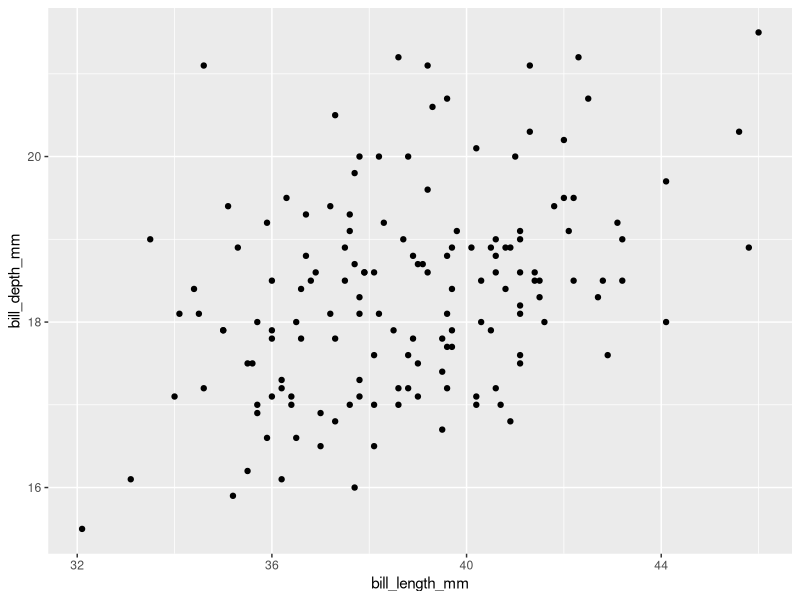
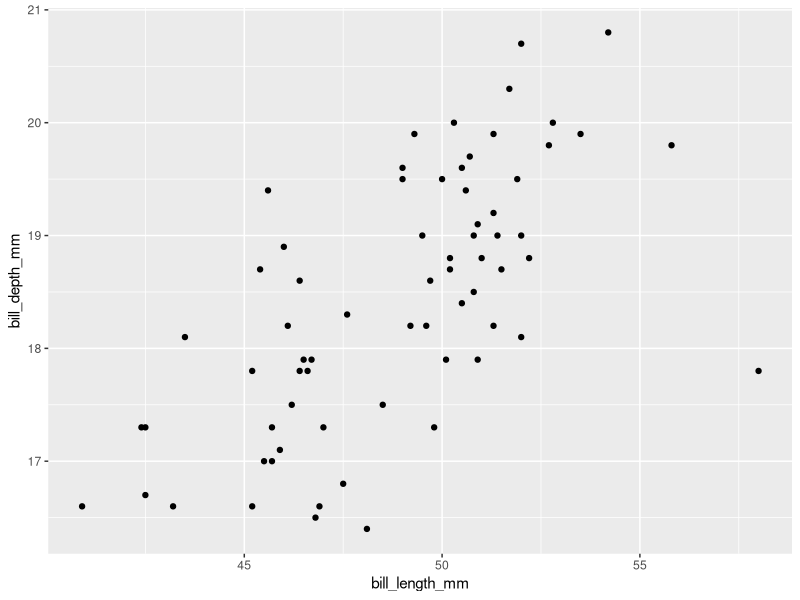
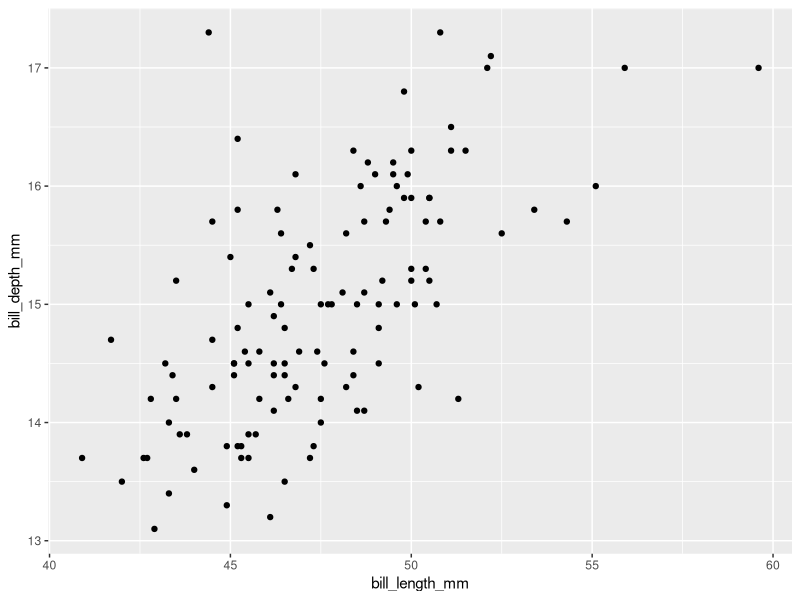

Recreate these plots in R, in order. (Note: this script raises an error after producing the figures.)
## ---- chunk 1
library(tidyverse)
library(palmerpenguins)
library(here)
## ---- chunk 2
bill_size <- NA
for (i in 1:nrow(penguins)) {
  bill_size[i] <- penguins$bill_length_mm[i] * penguins$bill_depth_mm[i]
}
## ---- chunk 3
for (i in month.name) {
  print(paste0(i, " has ", str_length(i), " letters."))
}
## ---- chunk 4
library(purrr)
## ---- chunk 5
map(select(penguins, ends_with("_mm")), ~ mean(.x, na.rm = TRUE))
## ---- chunk 6
map_dbl(select(penguins, ends_with("_mm")), ~ mean(.x, na.rm = TRUE))
map_chr(select(penguins, ends_with("_mm")), ~ mean(.x, na.rm = TRUE))
## ---- chunk 7
penguins |>
  split(penguins$species) |>
  map(~ lm(bill_length_mm ~ bill_depth_mm, data = .x))
## ---- chunk 8
penguins |>
  split(penguins$species) |>
  map(~ ggplot(.x, aes(bill_length_mm, bill_depth_mm)) + geom_point())
## ---- chunk 9
species_list <- penguins |> 
  split(penguins$species)
write_csv(species_list$Adelie, here("data/adelie_penguin_data.csv"))
write_csv(species_list$Chinstrap, here("data/chinstrap_penguin_data.csv"))
write_csv(species_list$Gentoo, here("data/gentoo_penguin_data.csv"))
## ---- chunk 10
(penguin_files <- dir(path = "../data", 
                      pattern = "penguin_data.csv", 
                      full.names = TRUE))
## ---- chunk 11
(penguin_data1 <- map(penguin_files, read_csv))
## ---- chunk 12
(penguin_data2 <- map_df(penguin_files, read_csv))
